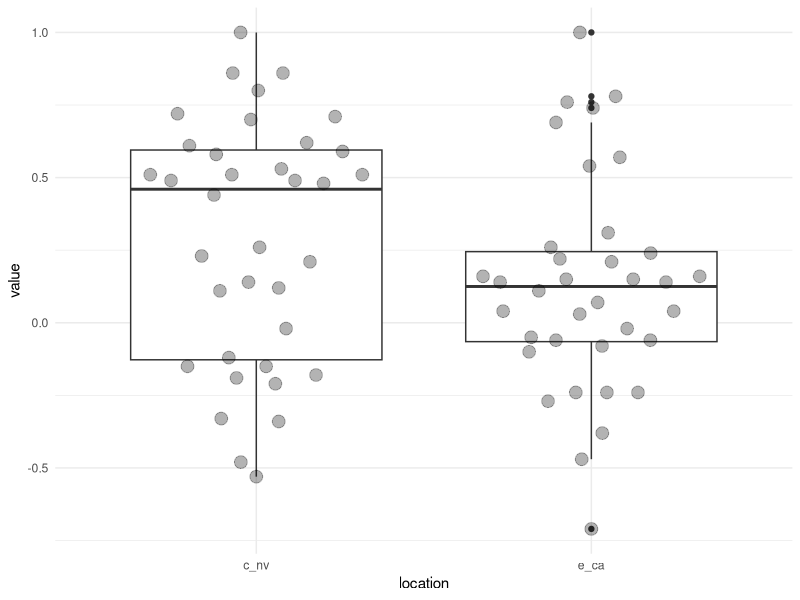

Here is the R script that generated this plot:

library(tidyverse)
library(readxl)

# data from table 9 of
# https://www.researchgate.net/publication/277543080_Point_Typologies_Cultural_Transmission_and_the_Spread_of_Bow-and-Arrow_Technology_in_the_Prehistoric_Great_Basin

# Central Nevada: highly correlated - indirect bias
c_nv <- read_excel("analysis/data/raw_data/b-and-e-table-9.xlsx",
                   sheet = 1) %>%
  pivot_longer(-`C. NV` ) %>%
  dplyr::rename(dim = `C. NV`)

# Eastern California: poorly correlated - guided variation
e_ca <- read_excel("analysis/data/raw_data/b-and-e-table-9.xlsx",
                   sheet = 2) %>%
  pivot_longer(-`E. CA`) %>%
  dplyr::rename(dim = `E. CA`)

list(
c_nv = c_nv ,
e_ca = e_ca
) %>%
  bind_rows( .id = "location") %>%
  ggplot() +
  aes(location,
      value) +
  geom_boxplot() +
  ggbeeswarm::geom_quasirandom(size = 4,
                               alpha = 0.3) +
  theme_minimal()
